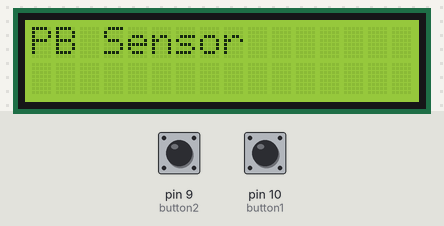
This sketch was run on a simulated Arduino Uno, built with avr-gcc and run on an emulated ATmega328P. Parts: 16×2 character LCD. The inputs (shaded band) are chosen by the test bench; at power-on: pin 9 (button2) HIGH, pin 10 (button1) HIGH.

Above: at 1.2 s.
1.3 s: pin 9 (button2) pulled LOW for 0.15 s
At 2.8 s:
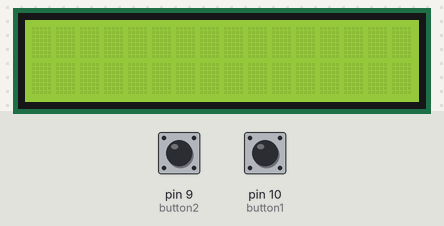
2.9 s: pin 10 (button1) pulled LOW for 3.2 s
At 7.4 s:
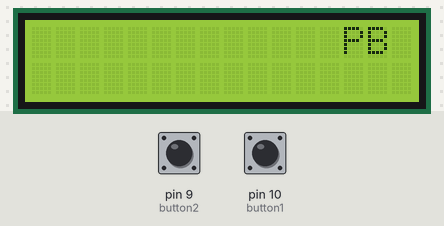
7.6 s: pin 10 (button1) pulled LOW for 0.15 s
At 7.67 s:
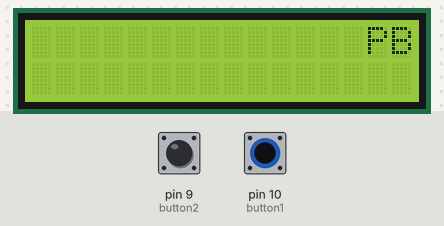
Timing chart, 0 to 10.6 s (numbered marks = the images above; inputs shaded):
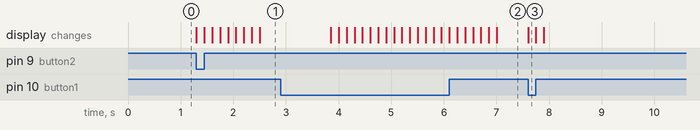

The sketch:

2c.ino
```cpp
#include <LiquidCrystal.h>
LiquidCrystal lcd(12,11,5,4,3,2);
int button1 = 10;
int button2 = 9;
int i;

void setup() {
  // put your setup code here, to run once:
  lcd.begin(16,2);
  lcd.print("PB Sensor");
  pinMode(button1, INPUT);
  pinMode(button2, INPUT);
}

void loop() {
  // put your main code here, to run repeatedly:
  if(digitalRead(button1) == LOW){
    for(i = 0; i < 13; i++){
      lcd.scrollDisplayRight();
      delay(150);
    }
  }

  if(digitalRead(button2) == LOW){
    for(i = 0; i < 13; i++){
      lcd.scrollDisplayLeft();
      delay(150);
    }
  }
}
```

Measured:
- after the input at 1.3 s, the display: first changes at once (image 1 shows a later state)
- after the input at 2.9 s, the display: first changes after 0.95 s (image 2 shows a later state)
- after the input at 7.6 s, the display: changes at once (image 3)
